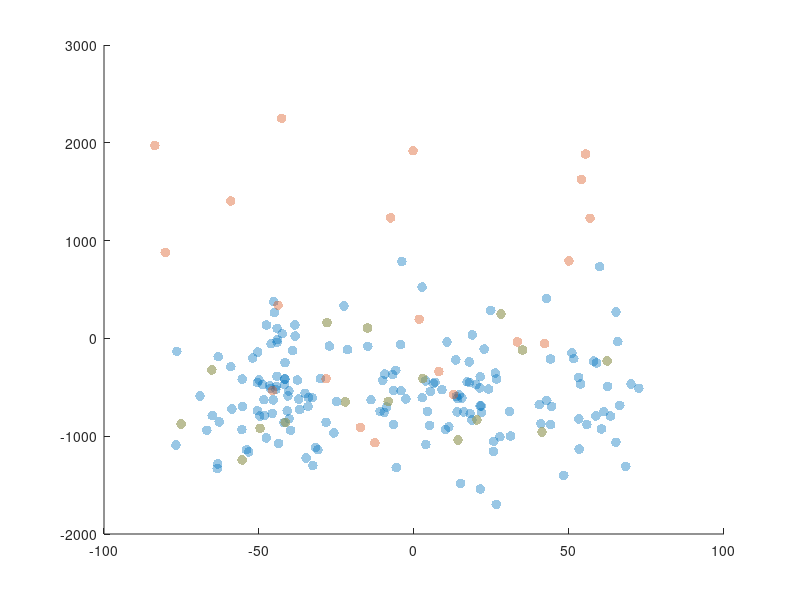

Recreate this plot in MATLAB. (Note: this script raises an error after producing the figure.)

%% load data
load("headangles_example.mat")

%% change this between view angle (Fig. S7) and head angle (Fig 2. d+e)
pc1 = example_Fig2.pc1;
% headangles = example_Fig2.headangles;
headangles = example_Fig2.viewangles;


%% to calculate firstangleviewing
d = pdist(headangles(1:180));
Dista = squareform(d);
Dista = tril(Dista);
Dista(Dista==0) = NaN;
ind = Dista<5; %finds first trials with no less than 5 degree distance
n = find(isnan(Dista(:,1)));
nn = find(sum(ind,2)==0);
firsttrialangles = nn(~ismember(nn, n));

%% make scatterplot head angles vs pca1
f = figure;
scatter(headangles(1:180),pc1(1:180), 50, 'blue', 'filled', 'o', 'MarkerFaceAlpha',0.4)
hold on
scatter(headangles(181:200),pc1(181:200), 50, 'red', 'filled', 'o', 'MarkerFaceAlpha', 0.4)
scatter(headangles(firsttrialangles),pc1(firsttrialangles), 50, 'green', 'filled', 'o', 'MarkerFaceAlpha',0.4)
yline(mean(pc1(firsttrialangles,1), 'omitmissing'), 'g--')
yline(mean(pc1(1:180,1), 'omitmissing'), 'b--')
yline(mean(pc1(181:end,1), 'omitmissing'), 'r--')

xlim(centerxaxis(xlim))
xlabel('Head angle from left to right [°]')
ylabel('PC1')
legend({'Standard', 'Deviant', 'Firstview'})

%% boxplot
% defines cutoff beween left and right angles
firstangleforbox = pc1(firsttrialangles(firsttrialangles<181)); % only first views that are not deviants
cutoff_left = mean(headangles(1:180))-15;
cutoff_right = mean(headangles(1:180))+15;
cutoff_left_nov = mean(headangles(181:200))-15;
cutoff_right_nov = mean(headangles(181:200))+15;
left = pc1(headangles(1:180) < cutoff_left);
right = pc1(headangles(1:180) > cutoff_right);
novcutindleft = headangles < cutoff_left_nov;
novcutindleft(1:180) = 0;
novcutindright = headangles > cutoff_right_nov;
novcutindright(1:180) = 0;
nov_left = pc1(novcutindleft);
nov_right = pc1(novcutindright);

% puts NaNs to make vectors the same length for the boxplot
sizeforbox = length(left);
left(end+1:sizeforbox,1) = NaN;
right(end+1:sizeforbox,1) = NaN;
nov_left(end+1:sizeforbox,1) = NaN;
nov_right(end+1:sizeforbox,1) = NaN;
firstangleforbox(end+1:sizeforbox,1) = NaN;

% creates variable for boxplot
forbox = [left, right, nov_left, nov_right, firstangleforbox];
xforswarm = ones(length(forbox),size(forbox,2));
xforswarm = xforswarm.*(1:size(forbox,2));

% plot boxplot+swarmplot
figure
boxplot(forbox)
hold on
swarmchart(xforswarm, forbox, [], 'k', 'filled', 'o','XJitterWidth',0.4, 'MarkerFaceAlpha',0.3)

xticklabels({'Left standard', 'Right standard', 'Left deviant', 'Right deviant', 'Firstangleview'})
ylabel('PC1')
